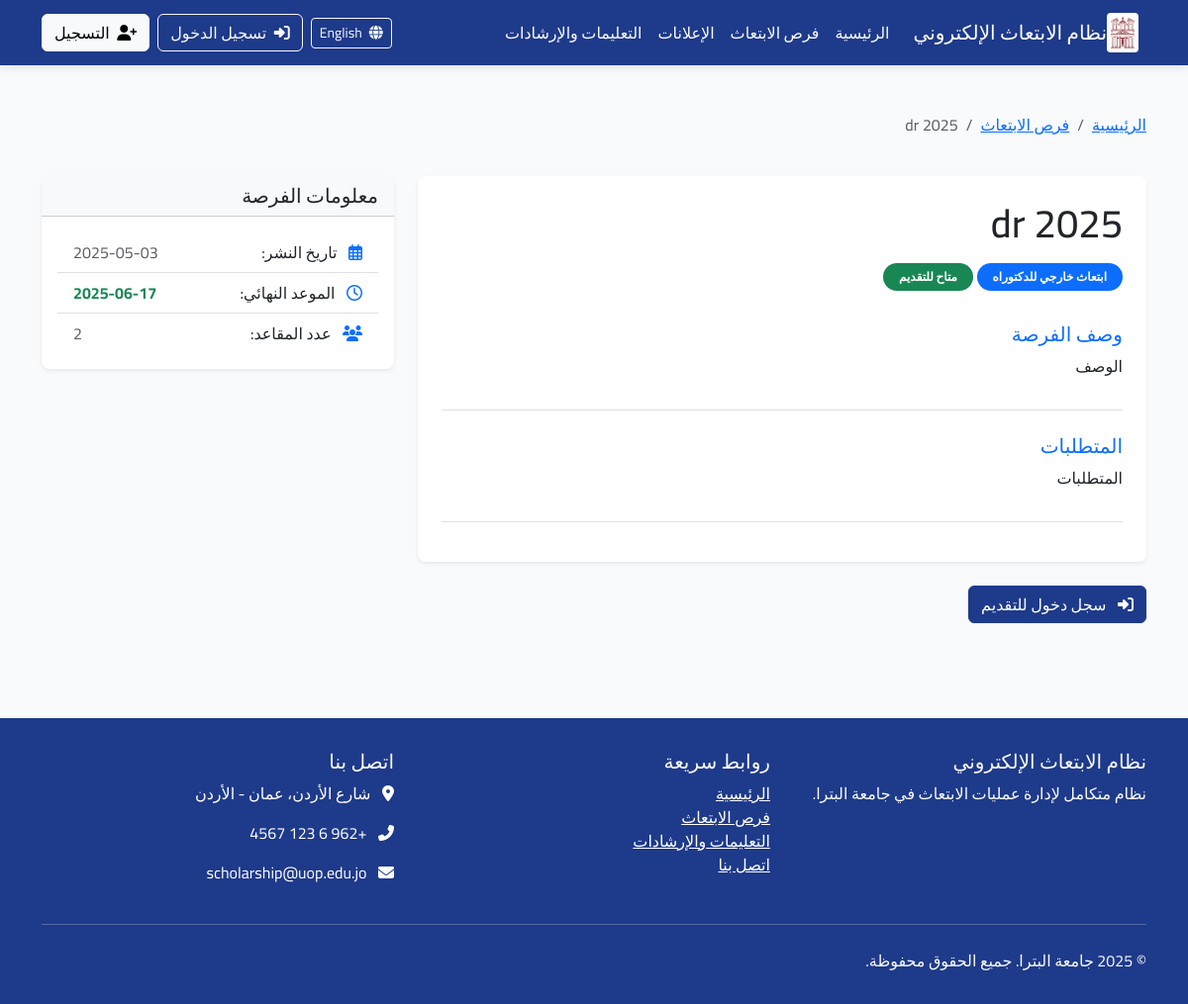
The app's page /ar/scholarships/9/ with its own data.
### announcements/models.py (models this page shows, shortened)
class Scholarship(models.Model):
    STATUS_CHOICES = (
        ('draft', _('مسودة')),
        ('published', _('منشور')),
        ('closed', _('مغلق')),
    )
    title = models.CharField(_("العنوان"), max_length=200)
    scholarship_type = models.ForeignKey(ScholarshipType, verbose_name=_("نوع الابتعاث"), on_delete=models.CASCADE,
                                         related_name="scholarships")
    description = models.TextField(_("الوصف"))
    requirements = models.TextField(_("المتطلبات"))
    benefits = models.TextField(_("المميزات"), blank=True, null=True)
    countries = models.CharField(_("الدول المتاحة"), max_length=255, blank=True, null=True)
    universities = models.TextField(_("الجامعات المتاحة"), blank=True, null=True)
    deadline = models.DateTimeField(_("الموعد النهائي للتقديم"))
    publication_date = models.DateTimeField(_("تاريخ النشر"), default=timezone.now)
    status = models.CharField(_("الحالة"), max_length=20, choices=STATUS_CHOICES, default='draft')
    max_applicants = models.PositiveIntegerField(_("الحد الأقصى للمتقدمين"), default=0, help_text=_("0 يعني غير محدود"))
    eligibility_criteria = models.TextField(_("معايير الأهلية"), blank=True, null=True)
    application_process = models.TextField(_("عملية التقديم"), blank=True, null=True)
    contact_info = models.TextField(_("معلومات الاتصال"), blank=True, null=True)
    attachment = models.FileField(_("مرفق"), upload_to='scholarship_attachments/', blank=True, null=True)
    created_by = models.ForeignKey(User, verbose_name=_("تم إنشاؤه بواسطة"), on_delete=models.CASCADE,
                                   related_name="created_scholarships")
    updated_at = models.DateTimeField(_("تم التحديث في"), auto_now=True)
    class Meta:
        verbose_name = _("فرصة ابتعاث")
        verbose_name_plural = _("فرص الابتعاث")
        ordering = ['-publication_date']
    @property
    def is_active(self):
        return self.status == 'published' and self.deadline > timezone.now()

class ScholarshipType(models.Model):
    name = models.CharField(_("اسم النوع"), max_length=100)
    description = models.TextField(_("الوصف"), blank=True, null=True)
    class Meta:
        verbose_name = _("نوع الابتعاث")
        verbose_name_plural = _("أنواع الابتعاث")
        ordering = ['name']

### announcements/views.py (the view)
# urls.py: path('scholarships/<int:pk>/', views.scholarship_detail, name='scholarship_detail'),
def scholarship_detail(request, pk):
    scholarship = get_object_or_404(Scholarship, pk=pk)
    has_applied = False
    if request.user.is_authenticated:
        has_applied = scholarship.applications.filter(applicant=request.user).exists()
    context = {
        'scholarship': scholarship,
        'has_applied': has_applied,
    }
    return render(request, 'announcements/scholarship_detail.html', context)

### core/context_processors.py (called while the page is built)
def user_role(request):
    role = 'anonymous'
    if request.user.is_authenticated:
        role = request.user.profile.role
    return {
        'user_role': role
    }

### announcements/templates/announcements/scholarship_detail.html (shortened to what this page needs)
{% extends 'base.html' %}
{% load i18n %}
{% load static %}
{% block content %}
<div class="container py-5">
    <div class="row">
        <div class="col-12 mb-4">
            <nav aria-label="breadcrumb">
                <ol class="breadcrumb">
                    <li class="breadcrumb-item"><a href="{% url 'home' %}">{% trans "الرئيسية" %}</a></li>
                    <li class="breadcrumb-item"><a href="{% url 'announcements:scholarship_list' %}">{% trans "فرص الابتعاث" %}</a></li>
                    <li class="breadcrumb-item active" aria-current="page">{{ scholarship.title }}</li>
                </ol>
            </nav>
        </div>
    </div>
    <div class="row">
        <div class="col-md-8">
            <div class="card shadow-sm border-0">
                <div class="card-body p-4">
                    <h1 class="card-title mb-3">{{ scholarship.title }}</h1>
                    <div class="mb-4">
                        <span class="badge bg-primary rounded-pill px-3 py-2 mb-2">{{ scholarship.scholarship_type.name }}</span>
                        {% if scholarship.is_active %}
                            <span class="badge bg-success rounded-pill px-3 py-2 mb-2">{% trans "متاح للتقديم" %}</span>
                        {% else %}
                            <span class="badge bg-secondary rounded-pill px-3 py-2 mb-2">{% trans "منتهي" %}</span>
                        {% endif %}
                    </div>
                    <h5 class="text-primary mt-4">{% trans "وصف الفرصة" %}</h5>
                    <div class="border-bottom mb-3 pb-3">
                        {{ scholarship.description|linebreaks }}
                    </div>
                    <h5 class="text-primary mt-4">{% trans "المتطلبات" %}</h5>
                    <div class="border-bottom mb-3 pb-3">
                        {{ scholarship.requirements|linebreaks }}
                    </div>
                </div>
            </div>
            <div class="mt-4">
                {% if scholarship.is_active %}
                    {% if user.is_authenticated %}
                        {% if has_applied %}
                            <a href="#" class="btn btn-success disabled">
                                <i class="fas fa-check me-2"></i> {% trans "تم التقديم" %}
                            </a>
                        {% else %}
                            <a href="{% url 'applications:apply_tabs' scholarship.id %}" class="btn btn-primary">
                                <i class="fas fa-paper-plane me-2"></i> {% trans "التقديم الآن" %}
                            </a>
                        {% endif %}
                    {% else %}
                        <a href="{% url 'accounts:login' %}?next={% url 'announcements:scholarship_detail' scholarship.id %}" class="btn btn-primary">
                            <i class="fas fa-sign-in-alt me-2"></i> {% trans "سجل دخول للتقديم" %}
                        </a>
                    {% endif %}
                {% else %}
                    <div class="alert alert-warning">
                        <i class="fas fa-exclamation-triangle me-2"></i>
                        {% trans "انتهت مهلة التقديم لهذه الفرصة." %}
                    </div>
                {% endif %}
            </div>
        </div>
        <div class="col-md-4">
            <div class="card shadow-sm border-0 mb-4 sticky-md-top" style="top: 2rem;">
                <div class="card-header bg-light">
                    <h5 class="mb-0">{% trans "معلومات الفرصة" %}</h5>
                </div>
                <div class="card-body">
                    <ul class="list-group list-group-flush">
                        <li class="list-group-item d-flex justify-content-between align-items-center">
                            <span><i class="far fa-calendar-alt me-2 text-primary"></i> {% trans "تاريخ النشر:" %}</span>
                            <span class="text-muted">{{ scholarship.publication_date|date:"Y-m-d" }}</span>
                        </li>
                        <li class="list-group-item d-flex justify-content-between align-items-center">
                            <span><i class="far fa-clock me-2 text-primary"></i> {% trans "الموعد النهائي:" %}</span>
                            <span class="fw-bold {% if scholarship.is_active %}text-success{% else %}text-danger{% endif %}">
                                {{ scholarship.deadline|date:"Y-m-d" }}
                            </span>
                        </li>
                        {% if scholarship.max_applicants > 0 %}
                        <li class="list-group-item d-flex justify-content-between align-items-center">
                            <span><i class="fas fa-users me-2 text-primary"></i> {% trans "عدد المقاعد:" %}</span>
                            <span class="text-muted">{{ scholarship.max_applicants }}</span>
                        </li>
                        {% endif %}
                    </ul>
                </div>
            </div>
        </div>
    </div>
</div>
{% endblock %}

### static/css/main.css (style rules this page uses)
:root { --primary-color: #1e3a8a; --secondary-color: #10b981; --accent-color: #f59e0b; --light-bg: #f8fafc; --dark-text: #1e293b; --light-text: #f8fafc; }
body { font-family: 'Segoe UI', Tahoma, Geneva, Verdana, sans-serif; background-color: var(--light-bg); color: var(--dark-text); }
.btn-primary { background-color: var(--primary-color); border-color: var(--primary-color); }
.card { border-radius: 8px; overflow: hidden; }

### static/css/rtl.css (style rules this page uses)
body { font-family: 'Cairo', 'Segoe UI', 'Tahoma', 'Arial', sans-serif; direction: rtl; text-align: right; }
.me-2 { margin-right: 0 !important; margin-left: 0.5rem !important; }

### records on screen
Scholarship: title "dr 2025", scholarship_type.name "ابتعاث خارجي للدكتوراه", description "الوصف", requirements "المتطلبات", publication_date "2025-05-03", deadline "2025-06-17", max_applicants "2"
